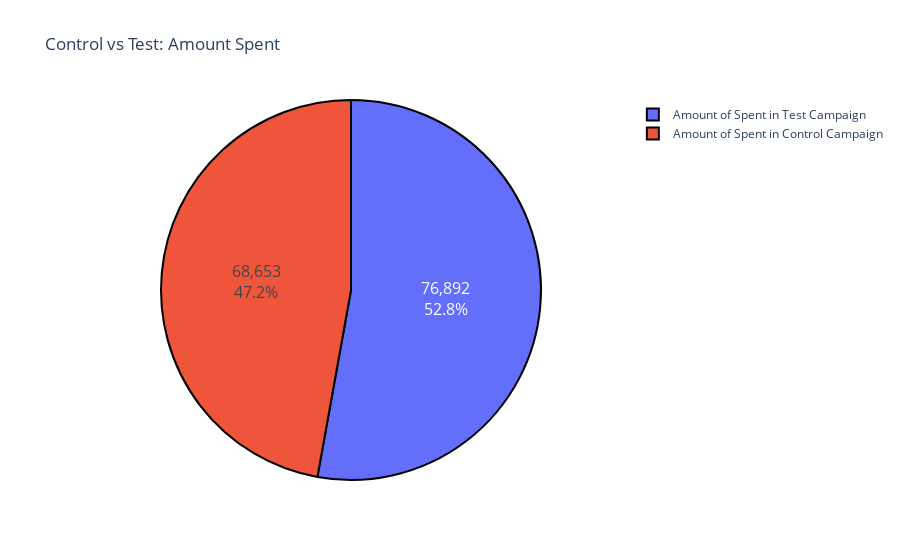

Notebook cell for this chart:
### Markdown cell above
###  Let’s have a look at the amount spent on both campaigns

### Code cell
labels = ["Amount of Spent in Control Campaign", 
         "Amount of Spent in Test Campaign"]
values = [sum(control_data['Amount Spent']),
         sum(test_data['Amount Spent'])]

fig = go.Figure(data=[go.Pie(labels=labels, values=values)])
fig.update_layout(title_text='Control vs Test: Amount Spent')
fig.update_traces(hoverinfo='label+percent',textinfo='percent+value',textfont_size=16,
                 marker=dict(line=dict(color='black', width=2)))

### Figure 1 — Plotly figure (JSON) as saved in the notebook; plotly's stock layout.template omitted (floating-point values rounded to 4 significant figures)
{"data": [{"hoverinfo": "label+percent", "labels": ["Amount of Spent in Control Campaign", "Amount of Spent in Test Campaign"], "marker": {"line": {"color": "black", "width": 2}}, "textfont": {"size": 16}, "textinfo": "percent+value", "type": "pie", "values": [68653, 76892]}], "layout": {"title": {"text": "Control vs Test: Amount Spent"}}}
